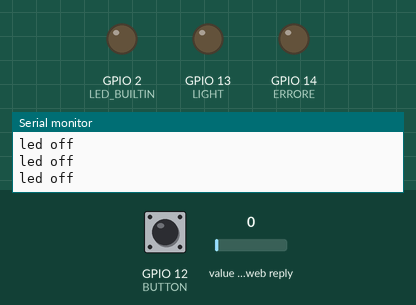
Recording of a sketch running on a simulated ESP32. Shown: output pins drawn as LEDs (lit = HIGH), the last lines printed to the serial monitor. The test bench sets the inputs (shaded band); at power-on: GPIO 12 (BUTTON) LOW, value in the web reply 0. WiFi joins after 1.5 s; servers stay silent unless stated; web services answer with replies made up by the test bench.

Above: at 6.4 s.
6.5 s: GPIO 12 (BUTTON) pulled HIGH for 0.45 s
At 6.65 s:
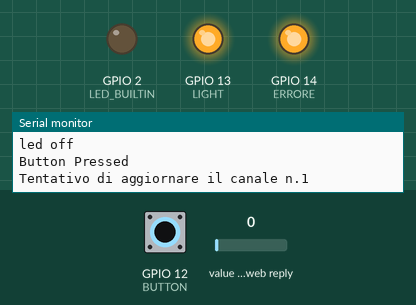
8.6 s: value in the web reply set to 2
At 8.9 s:
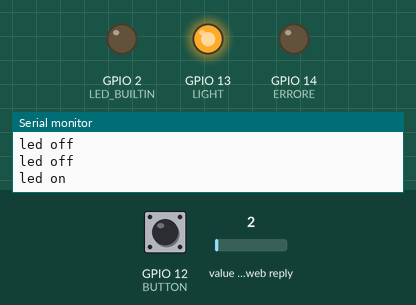
Timing chart, 0 to 11.6 s (numbered marks = the images above; inputs shaded):
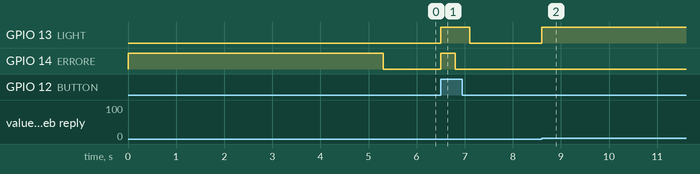

Measured:
- after the input at 6.5 s, GPIO 13 (LIGHT): LOW → HIGH at once, → LOW 0.60 s later; GPIO 14 (ERRORE): LOW → HIGH at once, → LOW 0.30 s later
- after the input at 8.6 s, GPIO 13 (LIGHT): LOW → HIGH at once

The sketch:

Domotica.ino
```cpp
#include <ThingSpeak.h>
#include <Client.h>
#include <WiFi.h>

//----------------  Fill in your credentails   ---------------------
char ssid[] = "XXXXXX"; // your network SSID (name)
char pass[] = "password1234"; // your network password
//------------------------------------------------------------------

WiFiClient  client;

unsigned long ChannelNumber = 123456;
unsigned int FieldLight = 1;
const char * ReadAPIKey = "XXXXXXXXXXXXXXXXX";
const char * WriteAPIKey = "XXXXXXXXXXXXXXXX";
const int MAX_ATTEMPT = 15; //limite massimo di tentativi di aggiornare il canale
const int BUTTON = 12;
const int ERRORE = 14;
const int LED_BUILTIN = 2;
const int LIGHT = 13;

int buttonState = 0;
int lightState = 0;
int lastButtonState = 0;
bool er = false;
int number = 0;
int statusCode = 0;
int attempt =0;


//------------------------------------------------------------------


void setup() {
 //Initialize serial and wait for port to open:
 Serial.begin(9600);
 while (!Serial) {
   ; // wait for serial port to connect. Needed for native USB port only
 }

 WiFi.mode(WIFI_STA);
 ThingSpeak.begin(client);
 pinMode(LED_BUILTIN,OUTPUT);
 pinMode(LIGHT,OUTPUT);
 pinMode(ERRORE,OUTPUT);
 pinMode(BUTTON,INPUT);
}


void loop() {
  // Connect or reconnect to WiFi
 if(WiFi.status() != WL_CONNECTED){
   digitalWrite(ERRORE, HIGH);
   Serial.print("Attempting to connect wifi");
   while(WiFi.status() != WL_CONNECTED){
     WiFi.begin(ssid, pass);
     Serial.print(".");
     delay(5000);
   }
   Serial.println("\nConnected");
 }


 buttonState = digitalRead(BUTTON);

 if ((buttonState == HIGH)&&(buttonState!=lastButtonState)) {
    Serial.println("Button Pressed");
    // turn LED on:
    if(lightState == LOW){
      digitalWrite(LIGHT, HIGH);
      lightState = HIGH;
      number = 1;
    }
    else {
      digitalWrite(LIGHT, LOW);
      lightState = LOW;
      number = 0;
    }
    //upload status
    do{
      attempt+=1;
      Serial.print("Tentativo di aggiornare il canale n.");
      Serial.println(attempt);
      digitalWrite(ERRORE, HIGH);
      int x = ThingSpeak.writeField(ChannelNumber, FieldLight, number, WriteAPIKey);
      // Check the return code
      if(x == 200){
        Serial.println("Channel update successful.");
        er=false;
        digitalWrite(ERRORE, LOW);

      }
      else{
        Serial.println("Problem updating channel. HTTP error code " + String(x));
        digitalWrite(ERRORE, HIGH);
        er=true;
      }
    }while((er)&&(attempt<MAX_ATTEMPT)); // riprova a inviare il comando se c'è stato un errore
    attempt=0;
  }
  else {
   // Read in field 4 of the public channel recording the temperature
  int light = ThingSpeak.readIntField (ChannelNumber, FieldLight, ReadAPIKey);

  // Check the status of the read operation to see if it was successful
  statusCode = ThingSpeak.getLastReadStatus();
  if(statusCode == 200){
   if(light){
    lightState=HIGH;
    digitalWrite(LIGHT,HIGH);
    Serial.println("led on");
    digitalWrite(ERRORE, LOW);
   }

   else{
    lightState=LOW;
    digitalWrite(LIGHT,LOW);
    Serial.println("led off");
    digitalWrite(ERRORE, LOW);
   }

  }
  else{
   digitalWrite(ERRORE, HIGH);
   Serial.println("Problem reading channel. HTTP error code " + String(statusCode));
  }

  //delay(150);

  }
  lastButtonState = buttonState;


}
```
